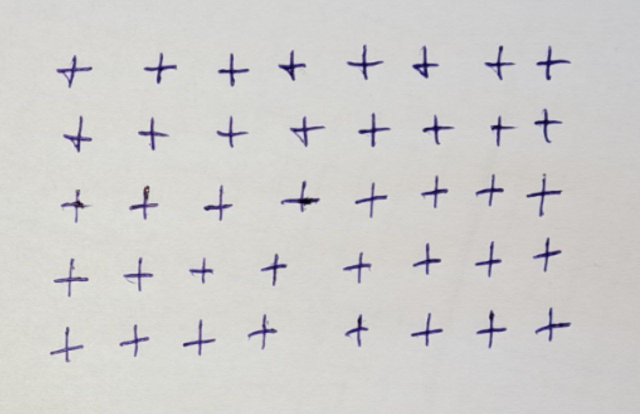
#> input picture images/test/test_image_+_1.jpg, 1280 x 828 px, given in place of test_image_a_1.jpg, which was not available (shown at 1/2 size)
$ python clusters_train_models.py   (older library calls are emulated)
#> lines starting #> are read from the running program, lines starting #| are printed output that depends on the picture; after the words box and inside, x2 and y2 are one past the last pixel; in counts of white or black regions, pixels touching at a corner belong together; pictures that were not available may be replaced by others from this repository, and a replacement may not be noted
### binarisation.py
import cv2
import numpy as np


def get_bin_image(gray_img, show_mode=False):
    gray_img = cv2.GaussianBlur(gray_img, (5, 5), 0)
    binary_img = cv2.adaptiveThreshold(gray_img, 255, cv2.ADAPTIVE_THRESH_MEAN_C, cv2.THRESH_BINARY_INV, 199, 13)


    if show_mode:
        cv2.imshow('Input Image', gray_img)
        # cv2.imshow('Blurred Image', blurred)
        cv2.imshow('Binarized Image', binary_img)
        cv2.waitKey(0)
        cv2.destroyAllWindows()

    return binary_img

### CCA.py
import cv2
import numpy as np


def get_CCA(binary_img, gray_img=None):
    analysis = cv2.connectedComponentsWithStats(binary_img, 8, cv2.CV_32S)
    (numLabels, labels, stats, centroids) = analysis
    if gray_img is not None:
        output = np.zeros(gray_img.shape, dtype="uint8")
        for i in range(1, numLabels):
            # Area of the component
            width = stats[i, cv2.CC_STAT_WIDTH]
            height = stats[i, cv2.CC_STAT_HEIGHT]
            if width > 30 or height > 30:
                componentMask = (labels == i).astype("uint8") * 255
                output = cv2.bitwise_or(output, componentMask)

        cv2.imshow("Filtered Components", output)
        cv2.waitKey(0)

    return analysis

### DFZ.py
import numpy as np


def get_DFZ(labels, label, stats, num_zones=4):
    x, y, w, h, _ = stats[label]

    densities = []
    i_step = w // num_zones
    j_step = h // num_zones
    for i in range(num_zones):
        for j in range(num_zones):
            x1, y1, x2, y2 = x + i * i_step, y + j * j_step, x + (i + 1) * i_step, y + (j + 1) * j_step
            zone_mask = labels[y1:y2, x1:x2] == label
            zone_size = np.count_nonzero(zone_mask)
            if (y2 - y1) * (x2 - x1) == 0 or np.isnan(zone_size):
                zone_density = 0
            else:
                zone_density = zone_size / ((y2 - y1) * (x2 - x1))
            densities.append(zone_density)

    return densities

### profiles.py
import numpy as np


def get_profile(label, labels, stats):
    x, y, w, h, _ = stats[label]
    zone_mask = labels[y:y + h, x:x + w] == label
    left_part, right_part, upper_part, down_part = 0, 0, 0, 0

    for i in range(h):
        idx = 0
        while idx < w and not zone_mask[i, idx]:
            idx += 1
        left_part += idx

        idx = w - 1
        while idx >= 0 and not zone_mask[i, idx]:
            idx -= 1
        right_part += w - 1 - idx

    for i in range(w):
        idx = 0
        while idx < h and not zone_mask[idx, i]:
            idx += 1
        down_part += idx

        idx = h - 1
        while idx >= 0 and not zone_mask[idx, i]:
            idx -= 1
        upper_part += h - 1 - idx

    left_part /= w * h
    right_part /= w * h
    down_part /= w * h
    upper_part /= w * h

    return left_part, right_part, upper_part, down_part


# stats = [0, (0, 0, 3, 5, "shit")]
# labels = np.array([[0, 0, 1],
#                    [0, 1, 1],
#                    [1, 0, 1],
#                    [0, 0, 1],
#                    [0, 0, 1]])
#
# print(get_profile(1, labels, stats))

### clusters_train_models.py
import pandas as pd
from binarisation import get_bin_image
from CCA import get_CCA
from DFZ import get_DFZ
import numpy as np
import cv2
from sklearn.svm import SVC
from joblib import dump
from sklearn.cluster import KMeans
from profiles import get_profile


classes = ['a', 'b', 'c', '0', '1', '2', '3', '4', '5', '6', '7', '8', '9', '+',
                'x', 'y', 'd', 'e', 'z', '-', 'belongs', 'big_e', 'big_a']


classes_code = {}
for idx in range(len(classes)):
    classes_code[classes[idx]] = idx

symbols_frame = pd.DataFrame()

num_clusters = 2

for symbol_num, symbol in enumerate(classes):
    for idx in range(1, 4, 1):
        img_path = f"images/test/test_image_{symbol}_{idx}.jpg"
        print(img_path)
        gray_img = cv2.imread(img_path, 0)  # 0 because we load in gray scale mode
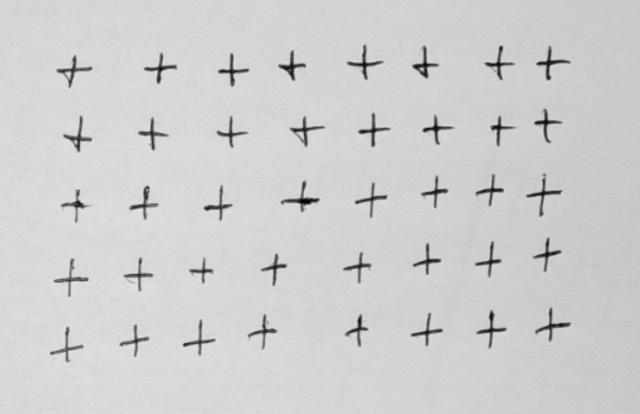
#> gray_img: shape (828, 1280) (shown at 1/2 size); min 0, max 236, mean 206.7
        binary_img = get_bin_image(gray_img, show_mode=False)
#> in get_bin_image, `binary_img = cv2.adaptiveThreshold(gray_img, 255, cv2.ADAPTIVE_THRESH_..`:
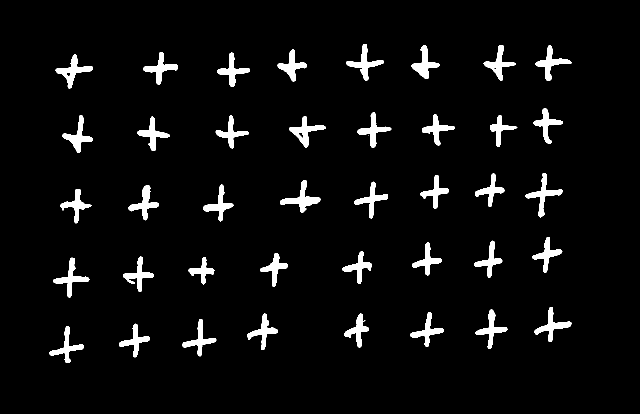
#> binary_img: shape (828, 1280) (shown at 1/2 size); 4.7% white; 41 white regions (1 under 20 px), largest, box (x1, y1, x2, y2) and area: (560, 360, 641, 425) 1515, (111, 109, 186, 177) 1473, (1051, 346, 1126, 435) 1450
        num_labels, labels, stats, centroids = get_CCA(binary_img)
#> in get_CCA, `(numLabels, labels, stats, centroids) = analysis`:
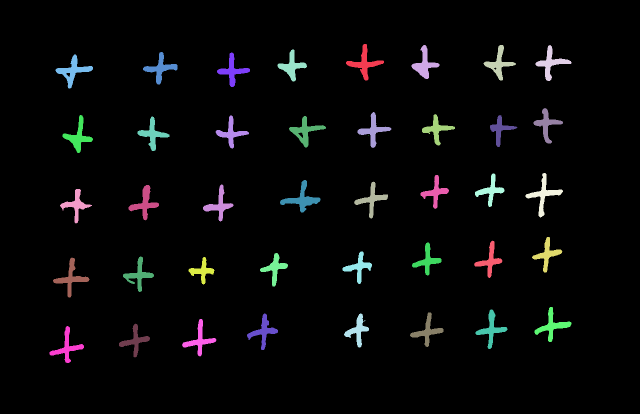
#> labels: shape (828, 1280) int32 (shown at 1/2 size); 42 distinct labels, from 0 to 41; one colour per label, 0 black
#> in get_CCA, `(numLabels, labels, stats, centroids) = analysis`: numLabels = 42; stats = 42 rows, first 6: [0, 0, 1280, 828, 1010009], [692, 88, 76, 73, 1422], [823, 90, 56, 68, 1330], [967, 90, 65, 71, 1299], [1071, 90, 72, 72, 1368], [555, 99, 59, 64, 1245]; centroids = 42 pairs, first value 133.6 to 1104, second value 125.8 to 693.9
#> num_labels = 42
        for label in range(1, num_labels):
            width = stats[label, cv2.CC_STAT_WIDTH]
            height = stats[label, cv2.CC_STAT_HEIGHT]
            if width > 40 or height > 40:
                pixels_intensity = get_DFZ(labels, label, stats, 7)
                profiles = get_profile(label, labels, stats)
                image_features = [*pixels_intensity]
                image_features.extend(profiles)
                image_features.append(classes_code[symbol])
#> (the run stopped early here; a loop or call above may not have finished)

$ run again, on images/test/test_image_-_2.jpg
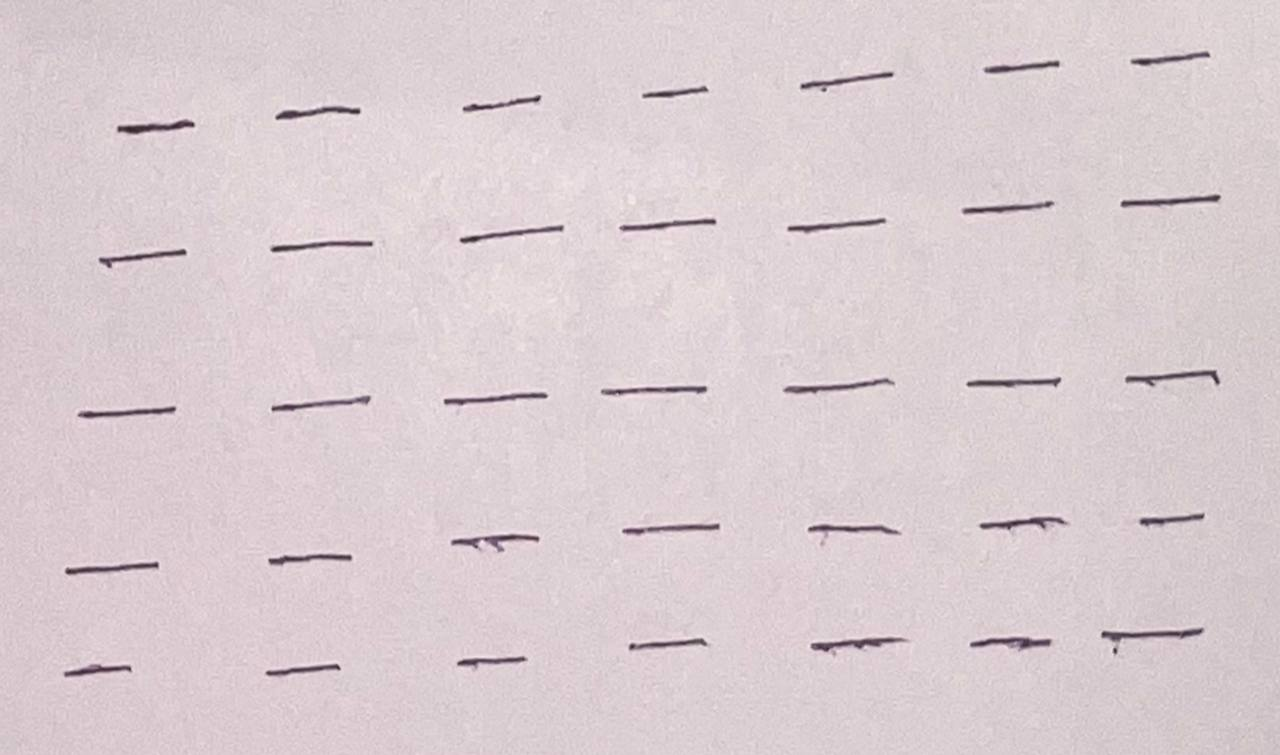
#> input picture images/test/test_image_-_2.jpg, 1280 x 755 px, given in place of test_image_a_1.jpg, which was not available
#> in get_bin_image, `binary_img = cv2.adaptiveThreshold(gray_img, 255, cv2.ADAPTIVE_THRESH_..`:
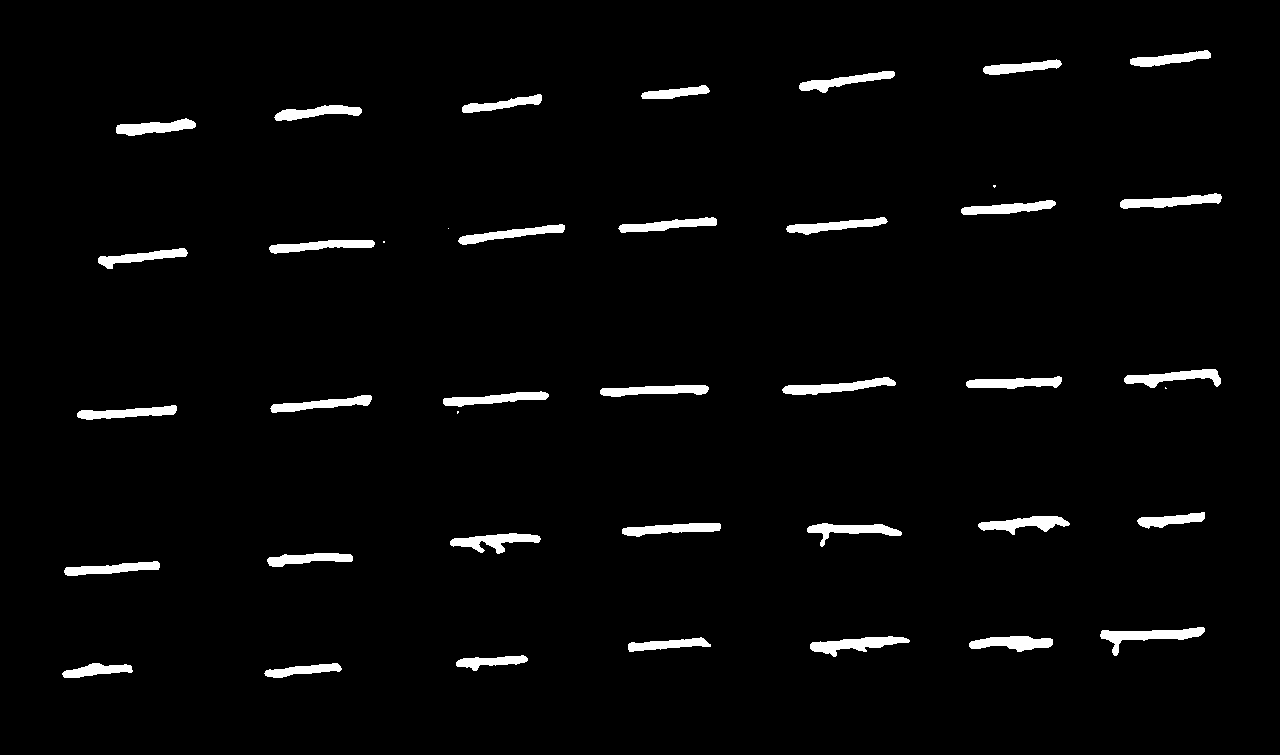
#> binary_img: shape (755, 1280); 2.9% white; 40 white regions (5 under 20 px), largest, box (x1, y1, x2, y2) and area: (1100, 627, 1205, 656) 1050, (810, 636, 910, 657) 979, (782, 377, 896, 395) 948
#> in get_CCA, `(numLabels, labels, stats, centroids) = analysis`:
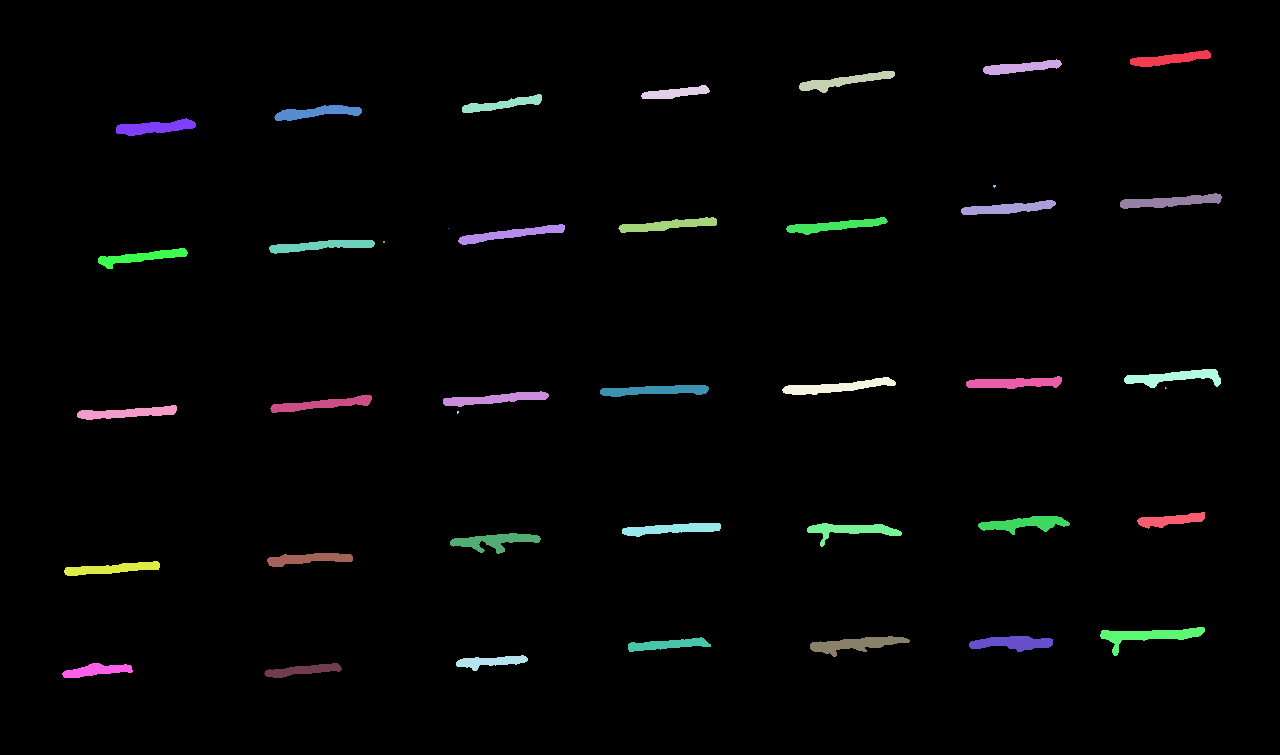
#> labels: shape (755, 1280) int32; 41 distinct labels, from 0 to 40; one colour per label, 0 black
#> in get_CCA, `(numLabels, labels, stats, centroids) = analysis`: numLabels = 41; stats = 41 rows, first 6: [0, 0, 1280, 755, 938643], [1130, 50, 81, 17, 705], [983, 59, 79, 16, 671], [799, 71, 96, 22, 802], [641, 85, 69, 14, 551], [462, 94, 80, 19, 642]; centroids = 41 pairs, first value 96.22 to 1173.5, second value 58.56 to 670
#> `num_labels, labels, stats, centroids = get_CCA(binary_img)`: num_labels = 41

$ run again, on images/test/test_image_-_3.jpg
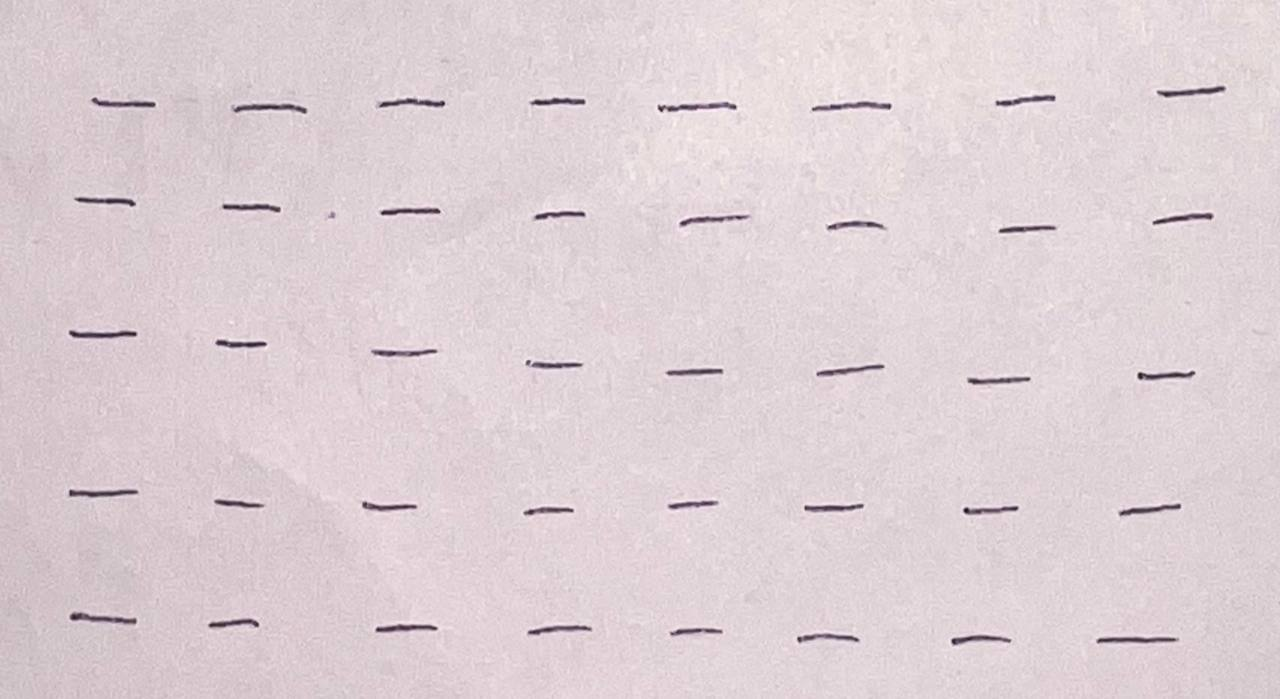
#> input picture images/test/test_image_-_3.jpg, 1280 x 699 px, given in place of test_image_a_1.jpg, which was not available
#> in get_bin_image, `binary_img = cv2.adaptiveThreshold(gray_img, 255, cv2.ADAPTIVE_THRESH_..`:
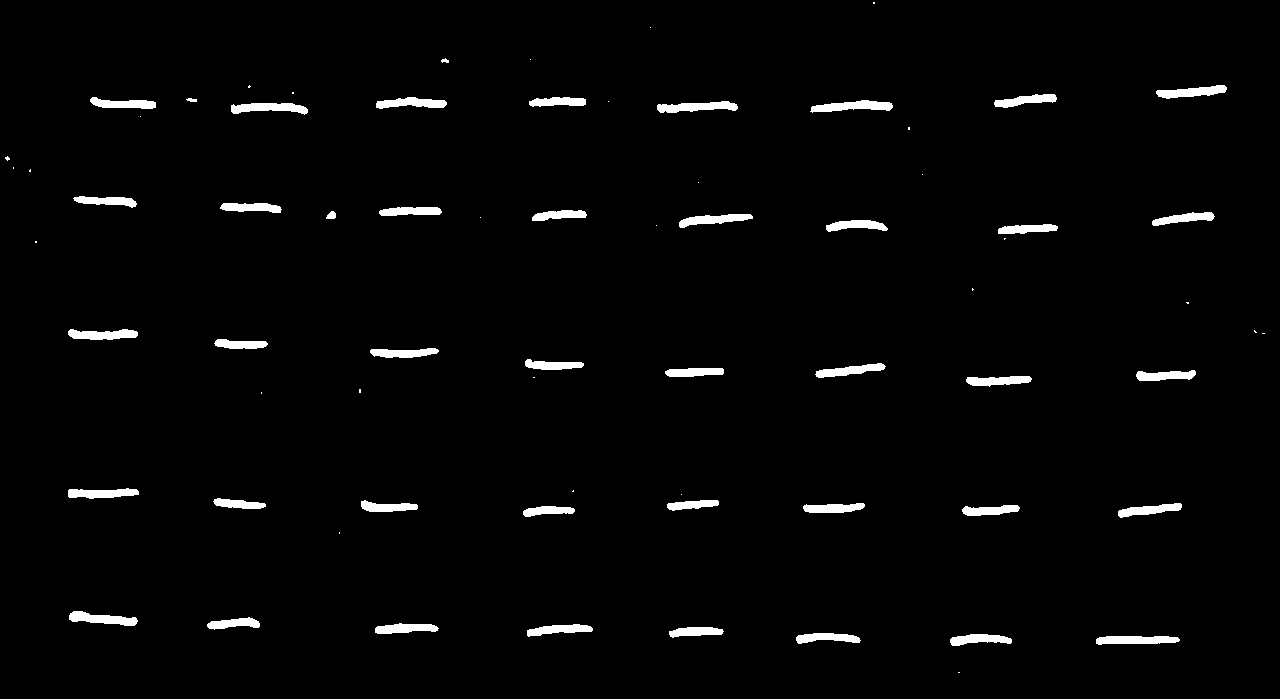
#> binary_img: shape (699, 1280); 2.2% white; 71 white regions (28 under 20 px), largest, box (x1, y1, x2, y2) and area: (810, 100, 893, 113) 641, (657, 101, 738, 113) 620, (1096, 636, 1180, 645) 610
#> in get_CCA, `(numLabels, labels, stats, centroids) = analysis`:
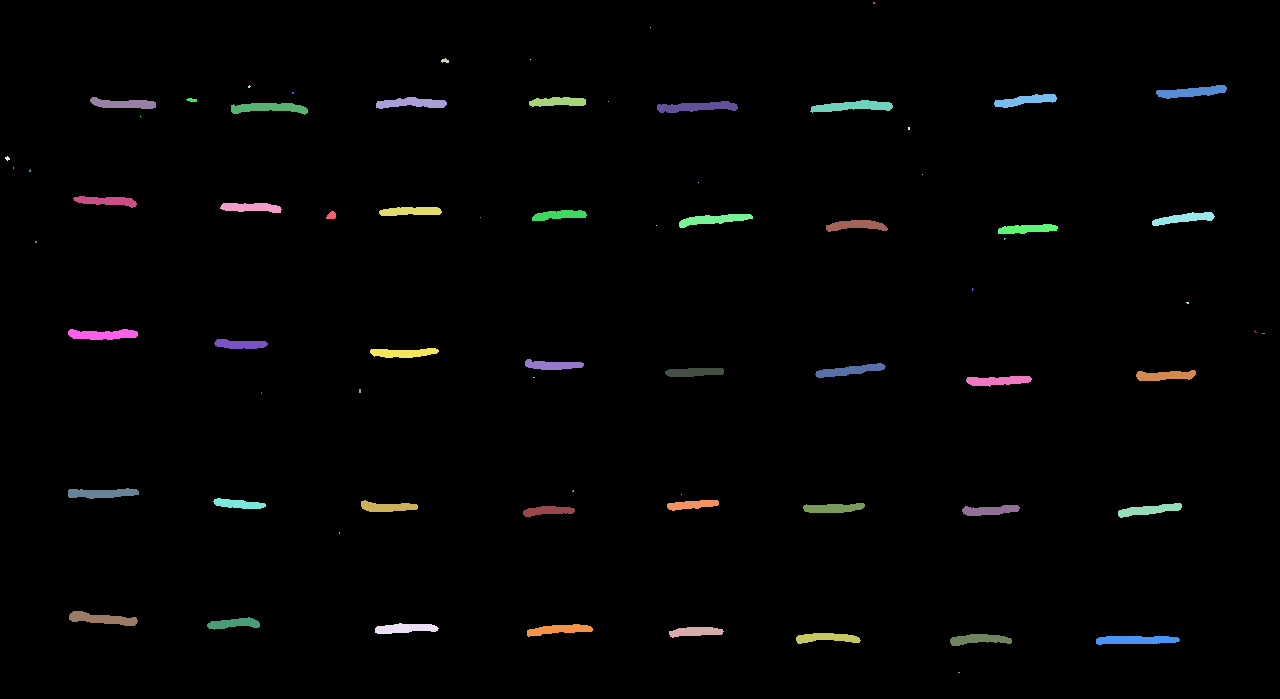
#> labels: shape (699, 1280) int32; 72 distinct labels, from 0 to 71; one colour per label, 0 black
#> in get_CCA, `(numLabels, labels, stats, centroids) = analysis`: numLabels = 72; stats = 72 rows, first 6: [0, 0, 1280, 699, 875013], [873, 2, 2, 2, 4], [650, 27, 1, 1, 1], [441, 58, 8, 5, 26], [530, 59, 1, 1, 1], [248, 85, 3, 3, 6]; centroids = 72 pairs, first value 7 to 1263, second value 2.5 to 672
#> `num_labels, labels, stats, centroids = get_CCA(binary_img)`: num_labels = 72
